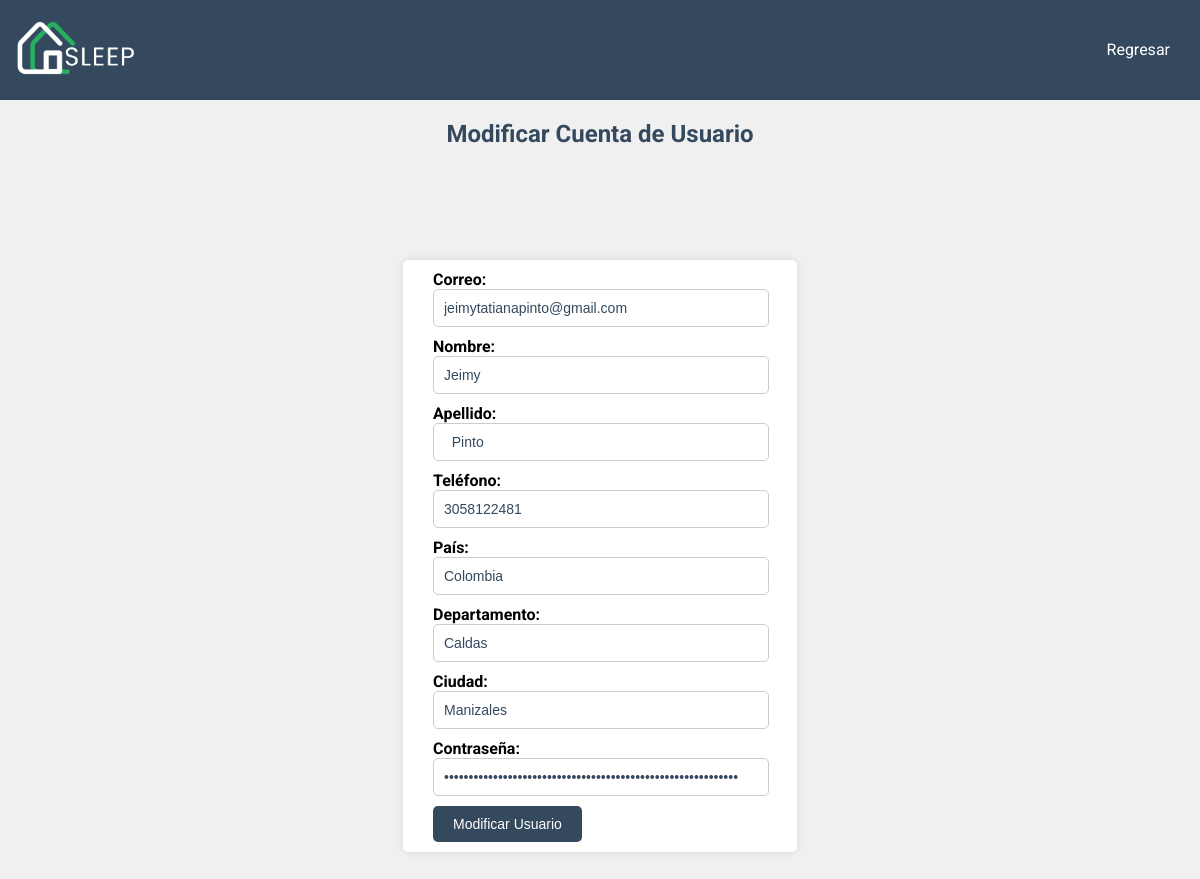
Page /pages/modificar_cuenta.php?documento=1053872476 on the committed database.
### tables this page shows
CREATE TABLE `usuarios` (
  `documento` int(11) NOT NULL,
  `correo` varchar(45) NOT NULL,
  `nombre` varchar(15) NOT NULL,
  `apellido` varchar(15) NOT NULL,
  `telefono` varchar(20) NOT NULL,
  `pais` varchar(15) NOT NULL,
  `departamento` varchar(15) NOT NULL,
  `ciudad` varchar(15) NOT NULL,
  `contrasena` varchar(255) NOT NULL,
  `tipoUsuarioId` int(11) NOT NULL
);

### pages/modificar_cuenta.php (the view, shortened to what this page needs)
<?php
include '../conections/conection.php';
$correo = '';
$nombre = '';
$apellido = '';
$telefono = '';
$pais = '';
$departamento = '';
$ciudad = '';
$contrasena = '';
if (isset($_GET['documento'])) {
    $documento = $_GET['documento'];
    $sql = "SELECT * FROM usuarios WHERE documento = '$documento'";
    $result = $conn->query($sql);
    if ($result->num_rows == 1) {
        $row = $result->fetch_assoc();
        $correo = $row['correo'];
        $nombre = $row['nombre'];
        $apellido = $row['apellido'];
        $telefono = $row['telefono'];
        $pais = $row['pais'];
        $departamento = $row['departamento'];
        $ciudad = $row['ciudad'];
        $contrasena = $row['contrasena'];
    } else {
        echo "Usuario no encontrado.";
        exit();
    }
} else {
    echo "Documento no proporcionado.";
    exit();
}
?>
<!DOCTYPE html>
<html lang="es">
<head>
    <link rel="stylesheet" href="../assets/css/modificar_cuenta.css">
</head>
<body>
    <header>
        <div id="logo">
            <img src="../assets/img/logoclaro.png" alt="Logo del Hotel" width="135px" height="70px">
        </div>
        <nav>
            <ul class="ul-encabezados">
                <li><a href="panel_gestor.php">Regresar</a></li>
            </ul>
        </nav>
    </header>
    <h2>Modificar Cuenta de Usuario</h2>
    <br>
    <br>
    <main>
        <section>
            <div class="form-container">
                <form method="post" action="">
                    <label for="correo"><strong>Correo:</strong></label>
                    <input type="email" id="correo" name="correo" value="<?php echo $correo; ?>" required><br>
                    <label for="nombre"><strong>Nombre:</strong></label>
                    <input type="text" id="nombre" name="nombre" value="<?php echo $nombre; ?>" required><br>
                    <label for="apellido"><strong>Apellido:</strong></label>
                    <input type="text" id="apellido" name="apellido" value="<?php echo $apellido; ?>" required><br>
                    <label for="telefono"><strong>Teléfono:</strong></label>
                    <input type="text" id="telefono" name="telefono" value="<?php echo $telefono; ?>" required><br>
                    <label for="pais"><strong>País:</strong></label>
                    <input type="text" id="pais" name="pais" value="<?php echo $pais; ?>" required><br>
                    <label for="departamento"><strong>Departamento:</strong></label>
                    <input type="text" id="departamento" name="departamento" value="<?php echo $departamento; ?>" required><br>
                    <label for="ciudad"><strong>Ciudad:</strong></label>
                    <input type="text" id="ciudad" name="ciudad" value="<?php echo $ciudad; ?>" required><br>
                    <label for="contrasena"><strong>Contraseña:</strong></label>
                    <input type="password" id="contrasena" name="contrasena" value="<?php echo $contrasena; ?>" required><br>
                    <button type="submit">Modificar Usuario</button>
                </form>
            </div>
        </section>
    </main>
</body>
</html>

### assets/css/modificar_cuenta.css (style rules this page uses)
body { font-family: 'Roboto', sans-serif; margin: 0; padding: 0; background-color: #f0f0f0; }
header { background-color: #34495e; color: white; padding: 10px; display: flex; justify-content: space-between; align-items: center; }
ul.ul-encabezados { list-style-type: none; padding: 0; }
ul.ul-encabezados li { display: inline; margin-right: 20px; }
ul.ul-encabezados a { text-decoration: none; color: white; }
main { display: flex; justify-content: center; align-items: center; height: calc(100vh - 100px); }
.form-container { background-color: white; padding: 10px 50px 10px 30px; border-radius: 5px; box-shadow: 0px 0px 10px rgba(0, 0, 0, 0.1); }
label { font-weight: bold; margin-bottom: 5px; }
input[type="email"], input[type="text"], input[type="password"] { width: 100%; padding: 10px; margin-bottom: 10px; border: 1px solid #ccc; border-radius: 5px; font-size: 14px; transition: border-color 0.3s ease-in-out; color: #34495e; }
button[type="submit"] { background-color: #34495e; color: white; border: none; padding: 10px 20px; border-radius: 5px; cursor: pointer; font-size: 14px; transition: background-color 0.3s ease-in-out; }
h2 { color: #34495e; text-align: center; margin-bottom: 20px; }
#logo img { max-width: 100%; height: auto; }
nav ul { list-style: none; margin: 0; padding: 0; }
nav ul li { display: inline; margin-right: 20px; }

### rows in the picture
usuarios: correo "jeimytatianapinto@gmail.com", nombre "Jeimy", apellido "Pinto", telefono "3058122481", pais "Colombia", departamento "Caldas", ciudad "Manizales"
